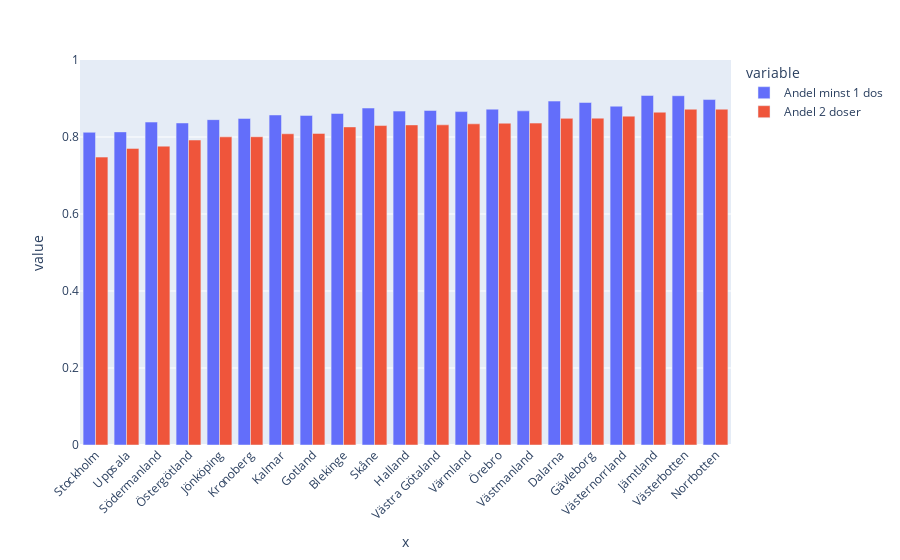

Notebook source saved alongside this figure:
### Code cell
# Plot with plotly express
fig = px.bar(
    vaccine_per_laen.sort_values('Andel 2 doser'), 
    x=vaccine_per_laen.index, y=['Andel minst 1 dos','Andel 2 doser'],
)
fig.update_layout(barmode='group', xaxis_tickangle=-45, yaxis_range=[0,1])
fig.show()

# Save figure as html file
plotly.offline.plot(fig, filename=f"visualiseringar/2e_vaccinandelar_plotlyx.html");

### Figure 1 — Plotly figure (JSON) as saved in the notebook; plotly's stock layout.template omitted (floating-point values rounded to 4 significant figures)
{"data": [{"alignmentgroup": "True", "hovertemplate": "variable=Andel minst 1 dos<br>x=%{x}<br>value=%{y}<extra></extra>", "legendgroup": "Andel minst 1 dos", "marker": {"color": "#636efa", "pattern": {"shape": ""}}, "name": "Andel minst 1 dos", "offsetgroup": "Andel minst 1 dos", "orientation": "v", "showlegend": true, "textposition": "auto", "type": "bar", "x": ["Stockholm", "Uppsala", "Södermanland", "Östergötland", "Jönköping", "Kronoberg", "Kalmar", "Gotland", "Blekinge", "Skåne", "Halland", "Västra Götaland", "Värmland", "Örebro", "Västmanland", "Dalarna", "Gävleborg", "Västernorrland", "Jämtland", "Västerbotten", "Norrbotten"], "xaxis": "x", "y": [0.8122, 0.8133, 0.8388, 0.8364, 0.8451, 0.8483, 0.8572, 0.8561, 0.8611, 0.8752, 0.8673, 0.8689, 0.866, 0.8723, 0.8679, 0.8933, 0.8896, 0.88, 0.9079, 0.9072, 0.8973], "yaxis": "y"}, {"alignmentgroup": "True", "hovertemplate": "variable=Andel 2 doser<br>x=%{x}<br>value=%{y}<extra></extra>", "legendgroup": "Andel 2 doser", "marker": {"color": "#EF553B", "pattern": {"shape": ""}}, "name": "Andel 2 doser", "offsetgroup": "Andel 2 doser", "orientation": "v", "showlegend": true, "textposition": "auto", "type": "bar", "x": ["Stockholm", "Uppsala", "Södermanland", "Östergötland", "Jönköping", "Kronoberg", "Kalmar", "Gotland", "Blekinge", "Skåne", "Halland", "Västra Götaland", "Värmland", "Örebro", "Västmanland", "Dalarna", "Gävleborg", "Västernorrland", "Jämtland", "Västerbotten", "Norrbotten"], "xaxis": "x", "y": [0.7478, 0.7704, 0.7763, 0.7921, 0.8004, 0.8006, 0.8084, 0.8094, 0.8262, 0.8298, 0.8314, 0.8316, 0.8342, 0.8359, 0.8361, 0.8484, 0.8489, 0.8542, 0.8644, 0.8721, 0.8722], "yaxis": "y"}], "layout": {"barmode": "group", "legend": {"title": {"text": "variable"}, "tracegroupgap": 0}, "margin": {"t": 60}, "xaxis": {"anchor": "y", "domain": [0, 1], "tickangle": -45, "title": {"text": "x"}}, "yaxis": {"anchor": "x", "domain": [0, 1], "range": [0, 1], "title": {"text": "value"}}}}
